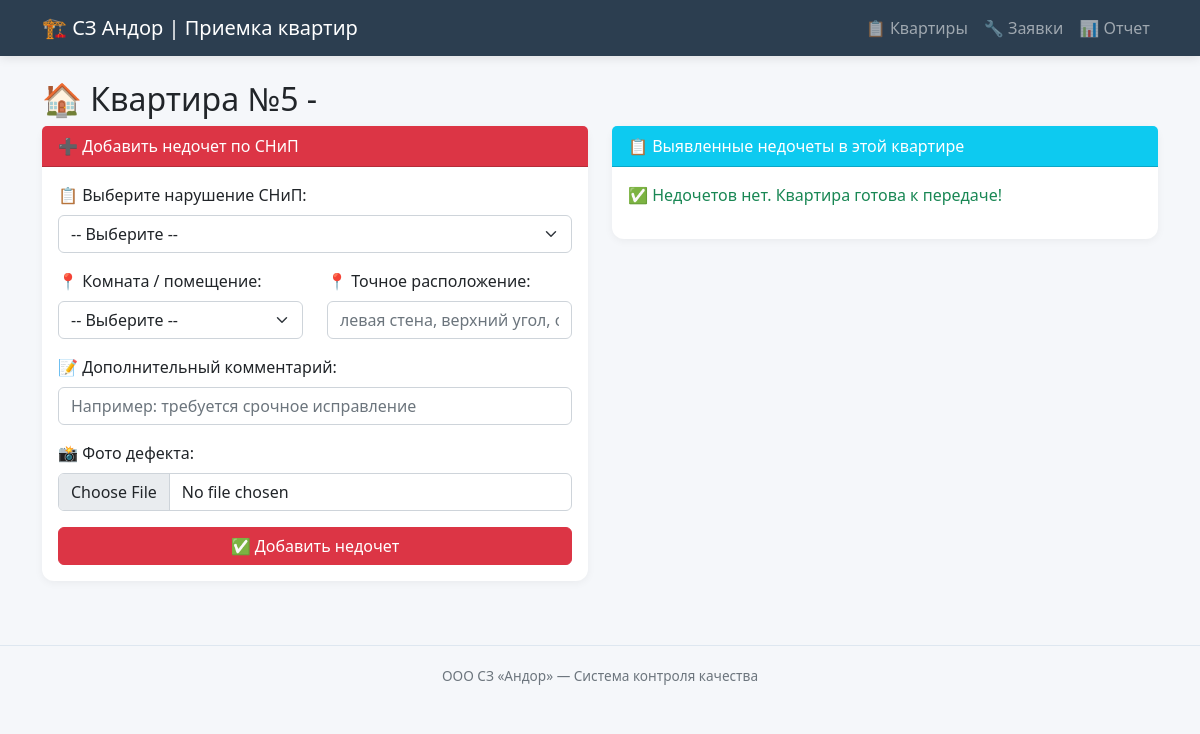
The app's page /flat/545, older data.
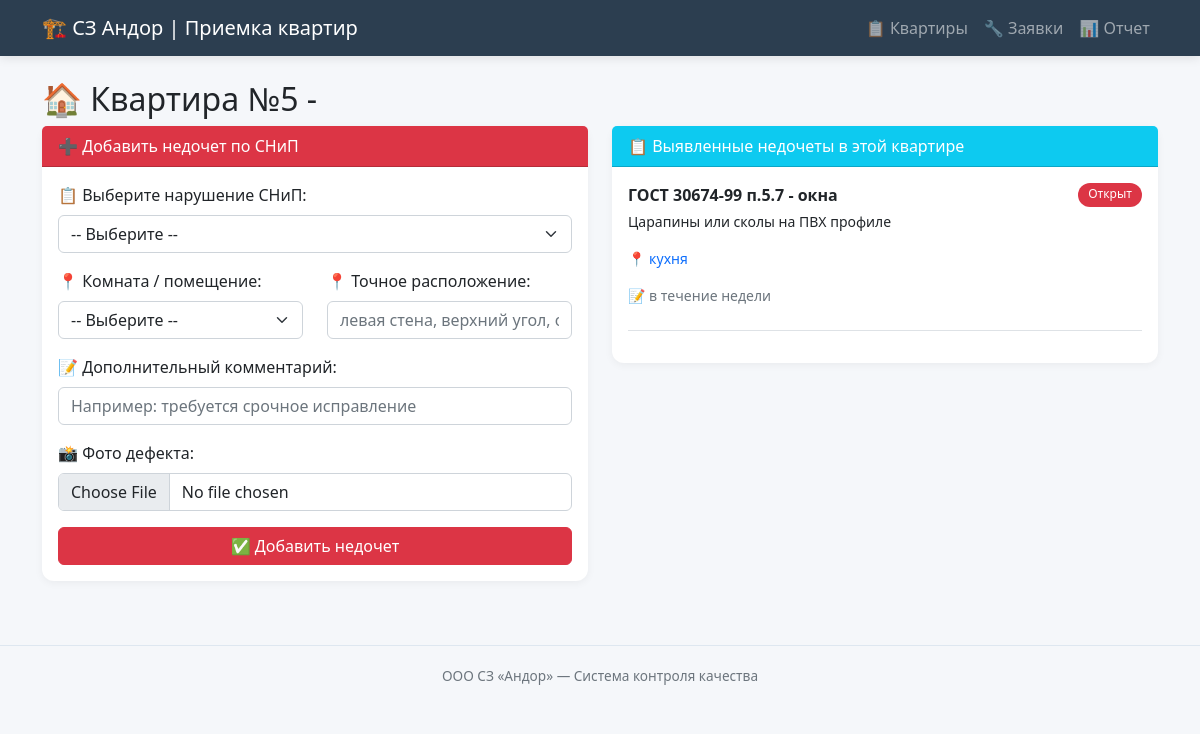
The same page, newer data.
### tables this page shows
CREATE TABLE flats (
    id INTEGER PRIMARY KEY AUTOINCREMENT,
    number TEXT NOT NULL,
    street TEXT,
    house TEXT,
    entrance INTEGER,
    floor INTEGER,
    status TEXT DEFAULT 'in_progress'
);

CREATE TABLE defects (
            id INTEGER PRIMARY KEY AUTOINCREMENT,
            flat_id INTEGER NOT NULL,
            snip_defect_id INTEGER NOT NULL,
            room TEXT,
            location_detail TEXT,
            comment TEXT,
            photo_path TEXT,
            status TEXT DEFAULT 'open',
            created_at TIMESTAMP,
            fixed_at TIMESTAMP,
            FOREIGN KEY (flat_id) REFERENCES flats(id),
            FOREIGN KEY (snip_defect_id) REFERENCES snip_defects(id)
        );

CREATE TABLE snip_defects (
            id INTEGER PRIMARY KEY AUTOINCREMENT,
            code TEXT NOT NULL,
            category TEXT NOT NULL,
            description TEXT NOT NULL,
            severity TEXT NOT NULL
        );

### app.py (the view)
@app.route('/flat/<int:flat_id>')
def flat(flat_id):
    conn = get_db()
    flat = conn.execute('SELECT * FROM flats WHERE id = ?', (flat_id,)).fetchone()
    defects = conn.execute('''
        SELECT d.*, s.code, s.category, s.description, s.severity
        FROM defects d
        JOIN snip_defects s ON d.snip_defect_id = s.id
        WHERE d.flat_id = ?
        ORDER BY d.created_at DESC
    ''', (flat_id,)).fetchall()
    snip_defects = conn.execute('SELECT * FROM snip_defects ORDER BY category, code').fetchall()
    conn.close()
    return render_template('flat.html', flat=flat, defects=defects, snip_defects=snip_defects)

### app.py (called while the page is built)
def get_db():
    conn = sqlite3.connect(DB_PATH)
    conn.row_factory = sqlite3.Row
    return conn

### templates/flat.html (shortened to what this page needs)
{% extends "base.html" %}
{% block content %}
<h2>🏠 Квартира №{{ flat.number }} - {{ flat.building }}</h2>
<div class="row">
    <div class="col-md-6">
        <div class="card mb-4">
            <div class="card-header bg-danger text-white">
                ➕ Добавить недочет по СНиП
            </div>
            <div class="card-body">
                <form method="POST" action="/add_defect" enctype="multipart/form-data">
                    <div class="mb-3">
                        <label class="form-label">📋 Выберите нарушение СНиП:</label>
                        <select name="snip_defect_id" class="form-select" required>
                            <option value="">-- Выберите --</option>
                        </select>
                    </div>
                    <div class="row mb-3">
                        <div class="col-md-6">
                            <label class="form-label">📍 Комната / помещение:</label>
                            <select name="room" class="form-select" required>
                                <option value="">-- Выберите --</option>
                            </select>
                        </div>
                        <div class="col-md-6">
                            <label class="form-label">📍 Точное расположение:</label>
                            <input type="text" name="location_detail" class="form-control" placeholder="левая стена, верхний угол, около розетки...">
                        </div>
                    </div>
                    <div class="mb-3">
                        <label class="form-label">📝 Дополнительный комментарий:</label>
                        <input type="text" name="comment" class="form-control" placeholder="Например: требуется срочное исправление">
                    </div>
                    <div class="mb-3">
                        <label class="form-label">📸 Фото дефекта:</label>
                        <input type="file" name="photo" class="form-control" accept="image/*" capture="environment">
                    </div>
                    <button type="submit" class="btn btn-danger w-100">✅ Добавить недочет</button>
                </form>
            </div>
        </div>
    </div>
    <div class="col-md-6">
        <div class="card">
            <div class="card-header bg-info text-white">
                📋 Выявленные недочеты в этой квартире
            </div>
            <div class="card-body" style="max-height: 500px; overflow-y: auto;">
                {% if defects %}
                    {% for d in defects %}
                    <div class="border-bottom mb-3 pb-2">
                        <div class="d-flex justify-content-between">
                            <strong class="{% if d.severity == 'critical' %}critical{% endif %}">
                                {{ d.code }} - {{ d.category }}
                            </strong>
                            <span class="badge {% if d.status == 'open' %}bg-danger{% elif d.status == 'fixed' %}bg-warning{% else %}bg-success{% endif %}">
                                {{ {'open':'Открыт','fixed':'Исправлен','closed':'Закрыт'}[d.status] }}
                            </span>
                        </div>
                        <p class="small mt-1">{{ d.description }}</p>
                        {% if d.room %}
                            <p class="small text-primary">📍 {{ d.room }}{% if d.location_detail %} ({{ d.location_detail }}){% endif %}</p>
                        {% endif %}
                        {% if d.comment %}<p class="small text-muted">📝 {{ d.comment }}</p>{% endif %}
                    </div>
                    {% endfor %}
                {% else %}
                    <p class="text-success">✅ Недочетов нет. Квартира готова к передаче!</p>
                {% endif %}
            </div>
        </div>
    </div>
</div>
{% endblock %}

### templates/base.html (shortened to what this page needs)
<!DOCTYPE html>
<html lang="ru">
<head>
    <link href="https://cdn.jsdelivr.net/npm/bootstrap@5.2.3/dist/css/bootstrap.min.css" rel="stylesheet">
</head>
<body>
    <nav class="navbar navbar-expand-lg navbar-dark bg-dark">
        <div class="container">
            <a class="navbar-brand" href="/">🏗️ СЗ Андор | Приемка квартир</a>
            <div class="navbar-nav ms-auto">
                <a class="nav-link" href="/">📋 Квартиры</a>
                <a class="nav-link" href="/defects">🔧 Заявки</a>
                <a class="nav-link" href="/report">📊 Отчет</a>
            </div>
        </div>
    </nav>
    <div class="container mt-4">
        {% block content %}{% endblock %}
    </div>
    <footer class="text-center">
        <div class="container">
            ООО СЗ «Андор» — Система контроля качества
        </div>
    </footer>
</body>
</html>

### templates/base.html (style rules this page uses)
body { background-color: #f5f7fa; font-family: 'Segoe UI', Tahoma, Geneva, Verdana, sans-serif; }
.navbar { background-color: #2c3e50 !important; box-shadow: 0 2px 10px rgba(0,0,0,0.1); }
.navbar-brand { font-weight: 500; font-size: 1.25rem; }
.card { border: none; border-radius: 12px; box-shadow: 0 2px 8px rgba(0,0,0,0.05); transition: transform 0.2s, box-shadow 0.2s; }
.badge { padding: 5px 10px; font-weight: 500; border-radius: 20px; }
footer { border-top: 1px solid #dee7f0; padding: 20px 0; margin-top: 40px; color: #6c757d; font-size: 0.85rem; }

Row changes from the older to the newer data that the page shows:
added defects: code "ГОСТ 30674-99 п.5.7", category "окна", status "Открыт", description "Царапины или сколы на ПВХ профиле", room "кухня", comment "в течение недели"
Text that changed along with them:
text no longer shown: "✅ Недочетов нет. Квартира готова к передаче!"
